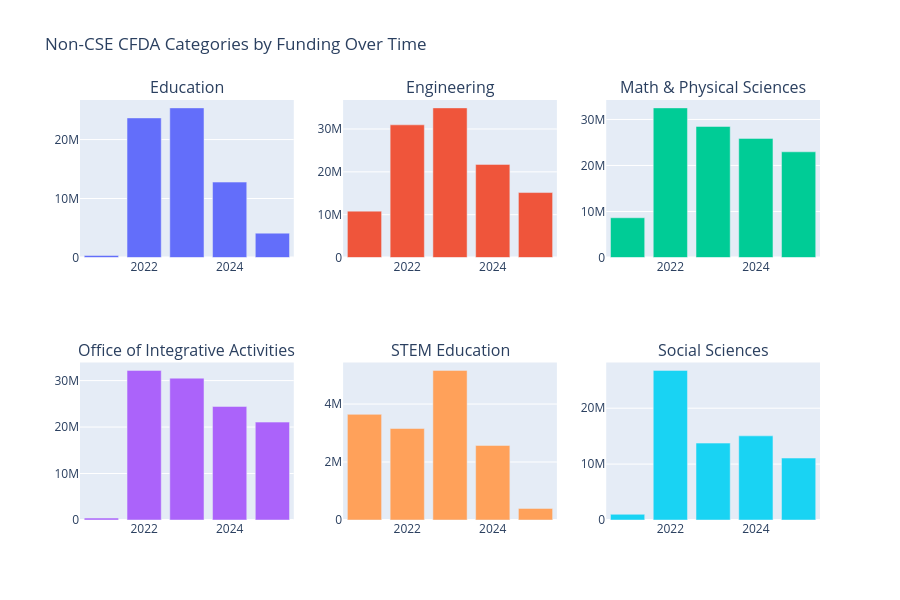

The code cell stored with this chart in its notebook:
### Code cell
# ── Non-CSE CFDA sub-plots ────────────────────────────────────────────────────
other_cats = cfda_year[cfda_year['cfda_label'] != 'Computer & Info Science']
cats = other_cats['cfda_label'].unique()

fig = make_subplots(
    rows=2, cols=3,
    subplot_titles=list(cats[:6]),
    shared_yaxes=False
)
for i, cat in enumerate(cats[:6]):
    row, col = i // 3 + 1, i % 3 + 1
    data = other_cats[other_cats['cfda_label'] == cat]
    fig.add_trace(
        go.Bar(x=data['year'], y=data['amount'], name=cat, showlegend=False),
        row=row, col=col
    )
fig.update_layout(title='Non-CSE CFDA Categories by Funding Over Time', height=600)
save_fig(fig, '03_non_cse_cfda_subplots')
fig.show()

### Figure 1 — Plotly figure (JSON) as saved in the notebook; plotly's stock layout.template omitted (floating-point values rounded to 4 significant figures)
{"data": [{"name": "Education", "showlegend": false, "type": "bar", "x": [2021, 2022, 2023, 2024, 2025], "xaxis": "x", "y": [343000, 23667706, 25369044, 12786369, 4129225], "yaxis": "y"}, {"name": "Engineering", "showlegend": false, "type": "bar", "x": [2021, 2022, 2023, 2024, 2025], "xaxis": "x2", "y": [10827163, 30975176, 34935791, 21742163, 15165562], "yaxis": "y2"}, {"name": "Math & Physical Sciences", "showlegend": false, "type": "bar", "x": [2021, 2022, 2023, 2024, 2025], "xaxis": "x3", "y": [8640671, 32521553, 28481880, 25889799, 22974367], "yaxis": "y3"}, {"name": "Office of Integrative Activities", "showlegend": false, "type": "bar", "x": [2021, 2022, 2023, 2024, 2025], "xaxis": "x4", "y": [416000, 32197155, 30519047, 24438026, 21063623], "yaxis": "y4"}, {"name": "STEM Education", "showlegend": false, "type": "bar", "x": [2021, 2022, 2023, 2024, 2025], "xaxis": "x5", "y": [3644385, 3157566, 5162359, 2572184, 400000], "yaxis": "y5"}, {"name": "Social Sciences", "showlegend": false, "type": "bar", "x": [2021, 2022, 2023, 2024, 2025], "xaxis": "x6", "y": [1020470, 26763964, 13753119, 15051394, 11080371], "yaxis": "y6"}], "layout": {"annotations": [{"font": {"size": 16}, "showarrow": false, "text": "Education", "x": 0.1444, "xanchor": "center", "xref": "paper", "y": 1, "yanchor": "bottom", "yref": "paper"}, {"font": {"size": 16}, "showarrow": false, "text": "Engineering", "x": 0.5, "xanchor": "center", "xref": "paper", "y": 1, "yanchor": "bottom", "yref": "paper"}, {"font": {"size": 16}, "showarrow": false, "text": "Math & Physical Sciences", "x": 0.8556, "xanchor": "center", "xref": "paper", "y": 1, "yanchor": "bottom", "yref": "paper"}, {"font": {"size": 16}, "showarrow": false, "text": "Office of Integrative Activities", "x": 0.1444, "xanchor": "center", "xref": "paper", "y": 0.375, "yanchor": "bottom", "yref": "paper"}, {"font": {"size": 16}, "showarrow": false, "text": "STEM Education", "x": 0.5, "xanchor": "center", "xref": "paper", "y": 0.375, "yanchor": "bottom", "yref": "paper"}, {"font": {"size": 16}, "showarrow": false, "text": "Social Sciences", "x": 0.8556, "xanchor": "center", "xref": "paper", "y": 0.375, "yanchor": "bottom", "yref": "paper"}], "height": 600, "title": {"text": "Non-CSE CFDA Categories by Funding Over Time"}, "xaxis": {"anchor": "y", "domain": [0, 0.2889]}, "xaxis2": {"anchor": "y2", "domain": [0.3556, 0.6444]}, "xaxis3": {"anchor": "y3", "domain": [0.7111, 1]}, "xaxis4": {"anchor": "y4", "domain": [0, 0.2889]}, "xaxis5": {"anchor": "y5", "domain": [0.3556, 0.6444]}, "xaxis6": {"anchor": "y6", "domain": [0.7111, 1]}, "yaxis": {"anchor": "x", "domain": [0.625, 1]}, "yaxis2": {"anchor": "x2", "domain": [0.625, 1]}, "yaxis3": {"anchor": "x3", "domain": [0.625, 1]}, "yaxis4": {"anchor": "x4", "domain": [0, 0.375]}, "yaxis5": {"anchor": "x5", "domain": [0, 0.375]}, "yaxis6": {"anchor": "x6", "domain": [0, 0.375]}}}
